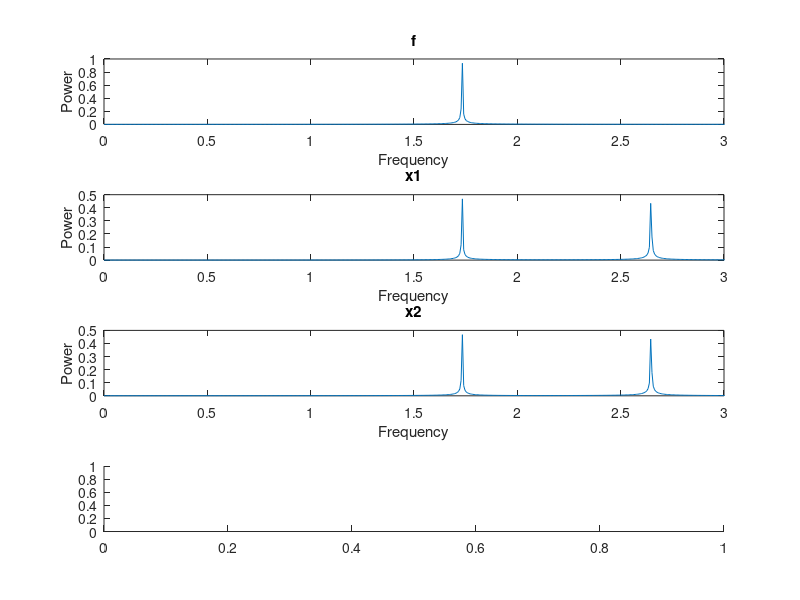

The MATLAB script that drew this image: (Note: this script raises an error after producing the figure.)
function PowerSpectrumPeaks

% Take FFT of a cosine wave with frequency omega and amplitude amp

% nterms = 4;
% omega = rand(1,nterms)*10;
% amp = 5+rand(1,nterms);

% set the time array
% T = 1000;
% nt = 2^11;
% dt = T/nt;

% t=((1:nt)-1)*dt;

% Create f as sum of cosines over the time domain
% f=zeros(1,nt);
% for i = 1:nterms
% ****** complete this to add up the nterms cosine functions with omega and amp above
% f = f + ;
% end

% final project
load Case3.mat y t;
x1 = y(1,:);
x2 = y(2,:);
% = y(3,:);
f = x1+x2;
% Take FFT
F = fft(f);
X1 = fft(x1);
X2 = fft(x2);
%X3 = fft(x3);
nt = length(t);
T = t(end);

% get coefficients F
a = 2*real(F(1:nt/2))/nt; % form the coefficients
a(1) = a(1)/2;
b = -2*imag(F(1:nt/2))/nt; % form the coefficients
% get coefficients X1
a_X1 = 2*real(X1(1:nt/2))/nt; % form the coefficients
a_X1(1) = a_X1(1)/2;
b_X1 = -2*imag(X1(1:nt/2))/nt; % form the coefficients
% get coefficients X2
a_X2 = 2*real(X2(1:nt/2))/nt; % form the coefficients
a_X2(1) = a_X2(1)/2;
b_X2 = -2*imag(X2(1:nt/2))/nt; % form the coefficients
% get coefficients X3
% a_X3 = 2*real(X3(1:nt/2))/nt; % form the coefficients
% a_X3(1) = a_X3(1)/2;
% b_X3 = -2*imag(X3(1:nt/2))/nt; % form the coefficients

% get power spectrum
power_f=sqrt(a.^2 + b.^2);
power_x1 = sqrt(a_X1.^2 + b_X1.^2);
power_x2 = sqrt(a_X2.^2 + b_X2.^2);
%power_x3 = sqrt(a_X3.^2 + b_X3.^2);
% get the corresponding frequencies: note the 2*pi
w = ((1:nt/2)-1)/T * 2*pi; 

% plot
plot(t,x1)
subplot(4,1,1); plot(w, power_f)
xlim([0 3]);
xlabel('Frequency');
ylabel('Power');
title('f');
subplot(4,1,2); plot(w, power_x1)
xlim([0 3]);
xlabel('Frequency');
ylabel('Power');
title('x1');
subplot(4,1,3); plot(w, power_x2)
xlim([0 3]);
xlabel('Frequency');
ylabel('Power');
title('x2');
subplot(4,1,4); plot(w, power_x3)
xlim([0 3]);
xlabel('Frequency');
ylabel('Power');
title('x3');

% Find Peaks 
% ******** Add Code Here *******
[pks, locs] = findpeaks(power_f);
disp(pks)
disp(locs)
end
